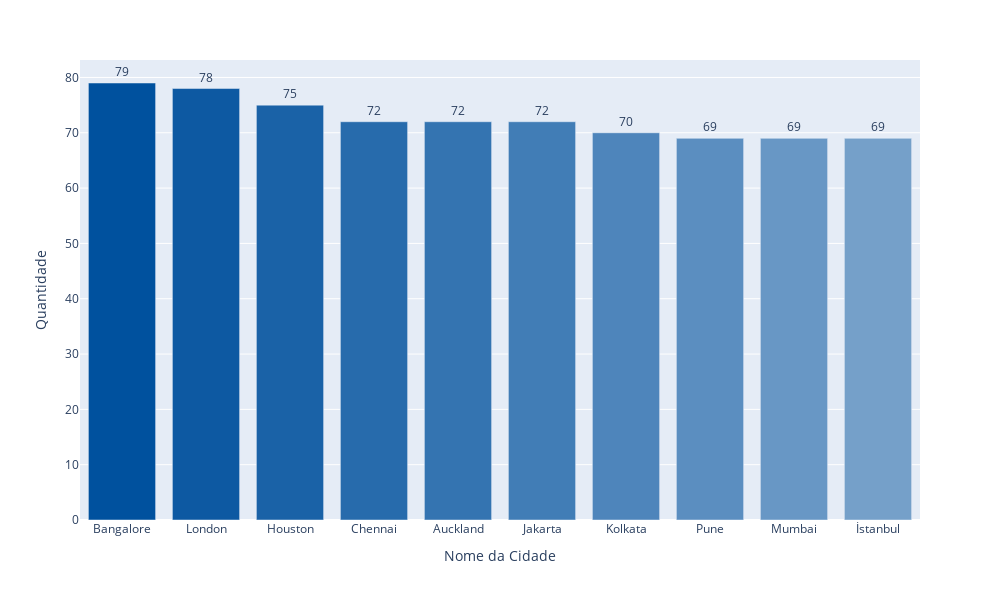

The notebook cell this image was saved under:
### Markdown cell above
# Top 10 cidades com a maior quantidade de restaurantes avaliados acima de 4

### Code cell
count_city_rating = df[df['aggregate_rating'] > 4]['city'].value_counts().reset_index().head(10)

count_city_rating.columns = ['city', 'count']

fig = px.bar(count_city_rating, 
             x='city',
             y='count',
             width=1000,
             height=600,
             labels={'city':'Nome da Cidade', 'count':'Quantidade'},
             text='count' 
            )

colors =['#00519e','#0d59a2','#1a62a7','#276bac','#3474b1','#417db6','#4e85bb','#5b8ec0','#6897c5',
 '#75a0c9','#82a9ce','#8fb2d3','#9cbad8','#a9c3dd','#b6cce2','#c3d5e7','#d0deec','#dde7f1']

fig.update_traces(marker_color=colors)


fig.update_traces(textfont=dict(size=12),
                  textposition='outside')

fig.show()

### Figure 1 — Plotly figure (JSON) as saved in the notebook; plotly's stock layout.template omitted (floating-point values rounded to 4 significant figures)
{"data": [{"alignmentgroup": "True", "hovertemplate": "Nome da Cidade=%{x}<br>Quantidade=%{text}<extra></extra>", "legendgroup": "", "marker": {"color": ["#00519e", "#0d59a2", "#1a62a7", "#276bac", "#3474b1", "#417db6", "#4e85bb", "#5b8ec0", "#6897c5", "#75a0c9", "#82a9ce", "#8fb2d3", "#9cbad8", "#a9c3dd", "#b6cce2", "#c3d5e7", "#d0deec", "#dde7f1"], "pattern": {"shape": ""}}, "name": "", "offsetgroup": "", "orientation": "v", "showlegend": false, "text": [79, 78, 75, 72, 72, 72, 70, 69, 69, 69], "textfont": {"size": 12}, "textposition": "outside", "type": "bar", "x": ["Bangalore", "London", "Houston", "Chennai", "Auckland", "Jakarta", "Kolkata", "Pune", "Mumbai", "İstanbul"], "xaxis": "x", "y": [79, 78, 75, 72, 72, 72, 70, 69, 69, 69], "yaxis": "y"}], "layout": {"barmode": "relative", "height": 600, "legend": {"tracegroupgap": 0}, "margin": {"t": 60}, "width": 1000, "xaxis": {"anchor": "y", "autorange": true, "domain": [0, 1], "range": [-0.5, 9.5], "title": {"text": "Nome da Cidade"}, "type": "category"}, "yaxis": {"anchor": "x", "autorange": true, "domain": [0, 1], "range": [0, 83.16], "title": {"text": "Quantidade"}, "type": "linear"}}}
